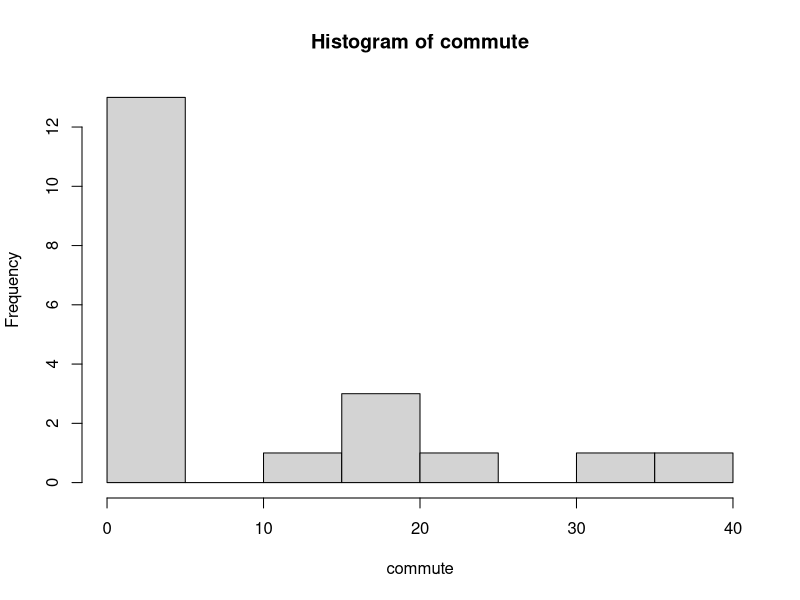
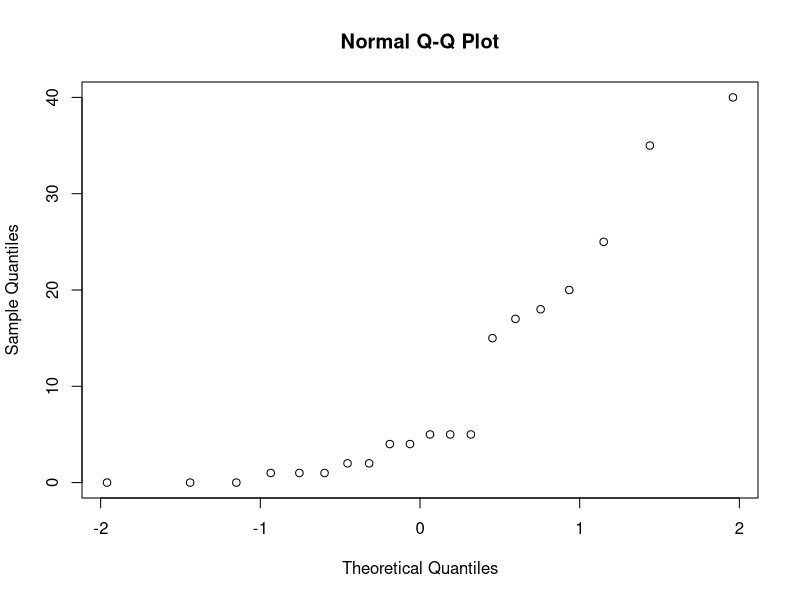
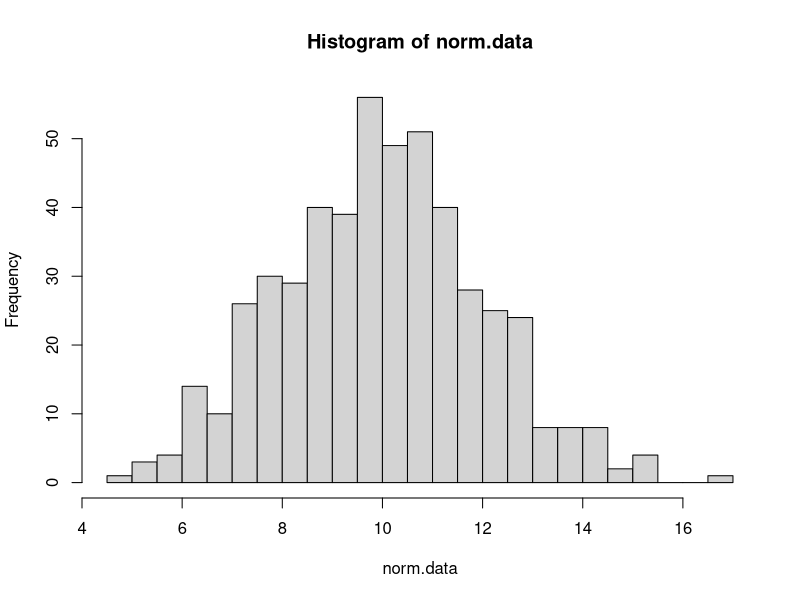
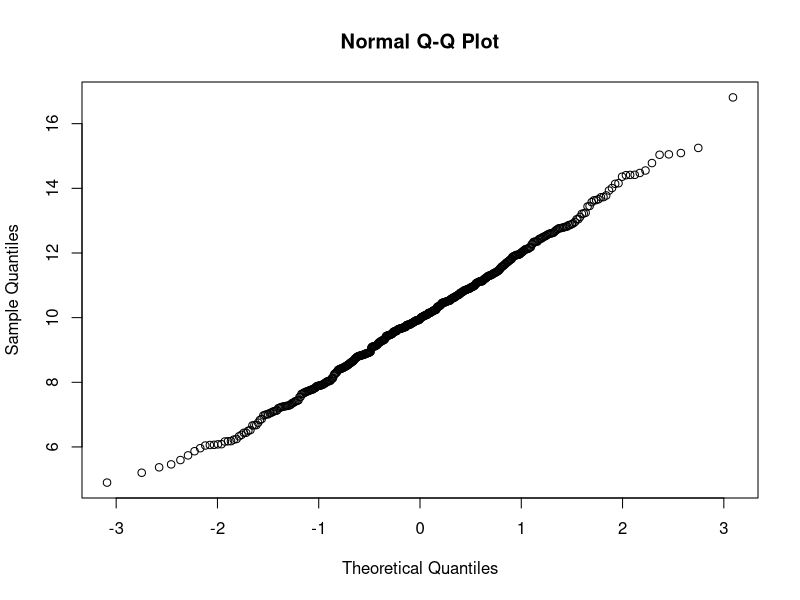

Recreate these plots in R, in order.
####Today we're going to learn more about data structures, specifically matrices as well as normal qq plots and FOR loops.####

####Lets begin with creating a dataset in matrix form, we will call this matrix 'x' for simplicity#####

x = matrix(0,5,4)
x

###What did matrix(0,5,4) do?

#What if I don't want all zeroes in my matrix, there are a few ways that we can go about doing this.  The first is to manually update the matrix one entry, row or column at a time.  Like vectors, the individual values of the matrix x are referenced using x[ ].  However, unlike a vector, each value has two identifiers, namely the row and column.  Lets try and change the second row, first column value of our matrix x to the number 1###

x[2,1] = 1
x

###Notice that the first number inside the [ ] is the row and the second number inside the [ ] is the column.  What if I wanted to do an entire row at a time.  For example, pretend we want to change the first row to 1,2,3,4 .  ###

x[1,]  = c(1,2,3,4)
x

####Likewise, if I want to make the fourth column -5,2,6,-1,4 I can do the following####

x[,4] = c(-5,2,6,-1,4)
x

###So far we've changed our matrix by changing the values individually after starting with a matrix where all the values were zero.  what if I wanted to create the same matrix, but I wanted to start with values other than zero in the matrix.###

1:20

matrix(1:20,ncol=4)

matrix(1:20,nrow=5)

matrix(1:20,nrow=5,byrow = T)

####Okay, lets move on.  Tomorrow in class we will be spending a ton of time going over the normal distribution.  We will soon discuss normal quantile plots.  Just so you know how to make them in R, lets look at two variables, one that is normally distributed, another that clearly isn't.  Lets download our student.csv file again and look at the distances students are commuting to campus.  Don't forget to download the csv file and change your directory to the desktop.###

student = read.csv("student.csv",h=T)
attach(student)
hist(commute,breaks=9)

###Clearly Commute is a variable that is skewed to the right, lets look at what a normal quantile plot looks like for a distribution that is not normal.###

qqnorm(commute)

###Now lets create a variable that is normally distributed.  We can do this using the rnorm function.  rnorm takes three arguments, the number of items you want in your dataset, the mean of those items and the standard deviation of those items###

norm.data = rnorm(500,10,2)

norm.data

hist(norm.data,breaks=20)

qqnorm(norm.data)

####Finally, FOR loops.  Do loops are one of the cornerstones of statistical programming for repeating algorithms.  A FOR statement is a statement in which you tell the program to repeat a process a certain number of times.  For example let's suppose I want to create the fibonacci sequence for the first 10 numbers in the sequence.  Lets start the sequence off with two 1's####

fib.seq = rep(0,10)
fib.seq[1] = 1
fib.seq[2] = 1

fib.seq

for(i in 3:10){
    fib.seq[i] = fib.seq[i-1] + fib.seq[i-2]
}

fib.seq

####You can use several FOR loops at once.  For example, lets suppose I want to fill out a matrix to give us pascals triangle.  Now in Pascals triangle, each new entry in a row is the sum of the same entry in the previous row and the previous entry in the previous row, lets start with a blank matrix with all zeroes except for the first row and first column entry, which should be one####

pascal = matrix(0,10,10)
pascal[,1] = 1
pascal

###update each row at a time, starting with the second and ending with the 10th, and within each row we want to update all ten entries###

for(i in 2:10){
    for(j in 2:10){
        pascal[i,j] = pascal[i-1,j] + pascal[i-1,j-1]
    }
}

pascal


####This concludes our second tutorial in R.  We will use for loops when we do a simulated proof of the central limit theorem after the first midterm.  Future topics in R will involve DO loops, IF/ELSE statements and the FUNCTION statement.  FOR, DO, IF/ELSE and FUNCTION are the cornerstones of basic programming in the R environment######